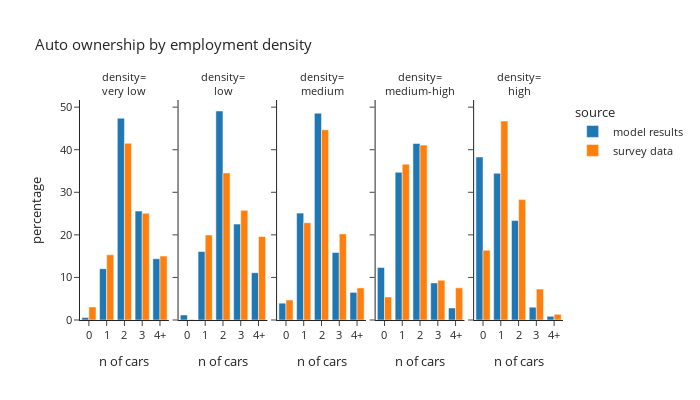

Here is the notebook cell this chart was saved with:
### Code cell
plot_auto(hh_data.dropna(subset=['emp_density_group']),'emp_density_group','employment density','density')

### Figure 1 — Plotly figure (JSON) as saved in the notebook; plotly's stock layout.template omitted (floating-point values rounded to 4 significant figures)
{"data": [{"alignmentgroup": "True", "hovertemplate": "source=model results<br>emp_density_group=very low<br>auto_ownership_simple=%{x}<br>percentage=%{y}<extra></extra>", "legendgroup": "model results", "marker": {"color": "#1F77B4", "pattern": {"shape": ""}}, "name": "model results", "offsetgroup": "model results", "orientation": "v", "showlegend": true, "textposition": "auto", "type": "bar", "x": ["0", "1", "2", "3", "4+"], "xaxis": "x", "y": [0.567, 12.05, 47.41, 25.58, 14.38], "yaxis": "y"}, {"alignmentgroup": "True", "hovertemplate": "source=model results<br>emp_density_group=low<br>auto_ownership_simple=%{x}<br>percentage=%{y}<extra></extra>", "legendgroup": "model results", "marker": {"color": "#1F77B4", "pattern": {"shape": ""}}, "name": "model results", "offsetgroup": "model results", "orientation": "v", "showlegend": false, "textposition": "auto", "type": "bar", "x": ["0", "1", "2", "3", "4+"], "xaxis": "x2", "y": [1.178, 16.09, 49.1, 22.53, 11.11], "yaxis": "y2"}, {"alignmentgroup": "True", "hovertemplate": "source=model results<br>emp_density_group=medium<br>auto_ownership_simple=%{x}<br>percentage=%{y}<extra></extra>", "legendgroup": "model results", "marker": {"color": "#1F77B4", "pattern": {"shape": ""}}, "name": "model results", "offsetgroup": "model results", "orientation": "v", "showlegend": false, "textposition": "auto", "type": "bar", "x": ["0", "1", "2", "3", "4+"], "xaxis": "x3", "y": [3.95, 25.12, 48.58, 15.86, 6.492], "yaxis": "y3"}, {"alignmentgroup": "True", "hovertemplate": "source=model results<br>emp_density_group=medium-high<br>auto_ownership_simple=%{x}<br>percentage=%{y}<extra></extra>", "legendgroup": "model results", "marker": {"color": "#1F77B4", "pattern": {"shape": ""}}, "name": "model results", "offsetgroup": "model results", "orientation": "v", "showlegend": false, "textposition": "auto", "type": "bar", "x": ["0", "1", "2", "3", "4+"], "xaxis": "x4", "y": [12.33, 34.68, 41.45, 8.712, 2.828], "yaxis": "y4"}, {"alignmentgroup": "True", "hovertemplate": "source=model results<br>emp_density_group=high<br>auto_ownership_simple=%{x}<br>percentage=%{y}<extra></extra>", "legendgroup": "model results", "marker": {"color": "#1F77B4", "pattern": {"shape": ""}}, "name": "model results", "offsetgroup": "model results", "orientation": "v", "showlegend": false, "textposition": "auto", "type": "bar", "x": ["0", "1", "2", "3", "4+"], "xaxis": "x5", "y": [38.29, 34.48, 23.36, 3.015, 0.8646], "yaxis": "y5"}, {"alignmentgroup": "True", "hovertemplate": "source=survey data<br>emp_density_group=very low<br>auto_ownership_simple=%{x}<br>percentage=%{y}<extra></extra>", "legendgroup": "survey data", "marker": {"color": "#FF7F0E", "pattern": {"shape": ""}}, "name": "survey data", "offsetgroup": "survey data", "orientation": "v", "showlegend": true, "textposition": "auto", "type": "bar", "x": ["0", "1", "2", "3", "4+"], "xaxis": "x", "y": [3.072, 15.32, 41.51, 25.08, 15.01], "yaxis": "y"}, {"alignmentgroup": "True", "hovertemplate": "source=survey data<br>emp_density_group=low<br>auto_ownership_simple=%{x}<br>percentage=%{y}<extra></extra>", "legendgroup": "survey data", "marker": {"color": "#FF7F0E", "pattern": {"shape": ""}}, "name": "survey data", "offsetgroup": "survey data", "orientation": "v", "showlegend": false, "textposition": "auto", "type": "bar", "x": ["0", "1", "2", "3", "4+"], "xaxis": "x2", "y": [0.133, 19.96, 34.55, 25.75, 19.6], "yaxis": "y2"}, {"alignmentgroup": "True", "hovertemplate": "source=survey data<br>emp_density_group=medium<br>auto_ownership_simple=%{x}<br>percentage=%{y}<extra></extra>", "legendgroup": "survey data", "marker": {"color": "#FF7F0E", "pattern": {"shape": ""}}, "name": "survey data", "offsetgroup": "survey data", "orientation": "v", "showlegend": false, "textposition": "auto", "type": "bar", "x": ["0", "1", "2", "3", "4+"], "xaxis": "x3", "y": [4.702, 22.85, 44.68, 20.22, 7.542], "yaxis": "y3"}, {"alignmentgroup": "True", "hovertemplate": "source=survey data<br>emp_density_group=medium-high<br>auto_ownership_simple=%{x}<br>percentage=%{y}<extra></extra>", "legendgroup": "survey data", "marker": {"color": "#FF7F0E", "pattern": {"shape": ""}}, "name": "survey data", "offsetgroup": "survey data", "orientation": "v", "showlegend": false, "textposition": "auto", "type": "bar", "x": ["0", "1", "2", "3", "4+"], "xaxis": "x4", "y": [5.409, 36.61, 41.09, 9.348, 7.55], "yaxis": "y4"}, {"alignmentgroup": "True", "hovertemplate": "source=survey data<br>emp_density_group=high<br>auto_ownership_simple=%{x}<br>percentage=%{y}<extra></extra>", "legendgroup": "survey data", "marker": {"color": "#FF7F0E", "pattern": {"shape": ""}}, "name": "survey data", "offsetgroup": "survey data", "orientation": "v", "showlegend": false, "textposition": "auto", "type": "bar", "x": ["0", "1", "2", "3", "4+"], "xaxis": "x5", "y": [16.39, 46.75, 28.28, 7.261, 1.325], "yaxis": "y5"}], "layout": {"annotations": [{"font": {}, "showarrow": false, "text": "density=<br>very low", "x": 0.092, "xanchor": "center", "xref": "paper", "y": 1.0, "yanchor": "bottom", "yref": "paper"}, {"font": {}, "showarrow": false, "text": "density=<br>low", "x": 0.296, "xanchor": "center", "xref": "paper", "y": 1.0, "yanchor": "bottom", "yref": "paper"}, {"font": {}, "showarrow": false, "text": "density=<br>medium", "x": 0.5, "xanchor": "center", "xref": "paper", "y": 1.0, "yanchor": "bottom", "yref": "paper"}, {"font": {}, "showarrow": false, "text": "density=<br>medium-high", "x": 0.704, "xanchor": "center", "xref": "paper", "y": 1.0, "yanchor": "bottom", "yref": "paper"}, {"font": {}, "showarrow": false, "text": "density=<br>high", "x": 0.908, "xanchor": "center", "xref": "paper", "y": 1.0, "yanchor": "bottom", "yref": "paper"}], "barmode": "group", "font": {"size": 11}, "height": 400, "legend": {"title": {"text": "source"}, "tracegroupgap": 0}, "title": {"text": "Auto ownership by employment density"}, "width": 700, "xaxis": {"anchor": "y", "domain": [0.0, 0.184], "title": {"text": "n of cars"}}, "xaxis2": {"anchor": "y2", "domain": [0.204, 0.388], "matches": "x", "title": {"text": "n of cars"}}, "xaxis3": {"anchor": "y3", "domain": [0.408, 0.592], "matches": "x", "title": {"text": "n of cars"}}, "xaxis4": {"anchor": "y4", "domain": [0.612, 0.796], "matches": "x", "title": {"text": "n of cars"}}, "xaxis5": {"anchor": "y5", "domain": [0.816, 1.0], "matches": "x", "title": {"text": "n of cars"}}, "yaxis": {"anchor": "x", "domain": [0.0, 1.0], "title": {"text": "percentage"}}, "yaxis2": {"anchor": "x2", "domain": [0.0, 1.0], "matches": "y", "showticklabels": false}, "yaxis3": {"anchor": "x3", "domain": [0.0, 1.0], "matches": "y", "showticklabels": false}, "yaxis4": {"anchor": "x4", "domain": [0.0, 1.0], "matches": "y", "showticklabels": false}, "yaxis5": {"anchor": "x5", "domain": [0.0, 1.0], "matches": "y", "showticklabels": false}}}
